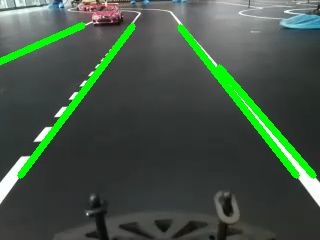
#> input picture Tests/4.jpg, 320 x 240 px, given in place of camera_view_3.jpg, which was not available
$ python hough_detection.py   (Python 2 division)
#> lines starting #> are read from the running program, lines starting #| are printed output that depends on the picture; pictures that were not available may be replaced by others from this repository, and a replacement may not be noted
#> further down, image is the input picture: shape (240, 320, 3); mean B, G, R 69.2, 84.2, 66.7
import cv2
import numpy as np

# [62 lines left out: functions make_coordinates, average_slope_intercept, not called in this run]


def pre_process(image):
    gray = cv2.cvtColor(image, cv2.COLOR_BGR2GRAY)
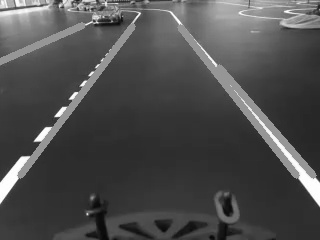
#> gray: shape (240, 320); min 6, max 255, mean 77.3
    # blur = cv2.GaussianBlur(gray,(3, 3), 0)
    bilateralBlurred = cv2.bilateralFilter(gray, 11, 21, 7)
    return bilateralBlurred

def canny(pre_proc):

    canny = cv2.Canny(pre_proc, 50, 150,L2gradient=True)
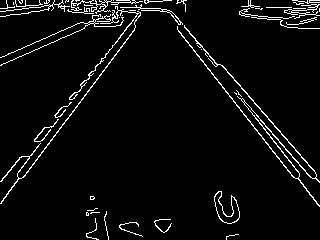
#> canny: shape (240, 320); 4.6% white in thin lines or dots
    return canny

# [101 lines left out: functions display_lines, region_of_interest, get_intersection_x, filter_lines_by_row, find_lanes, not called in this run]

image = cv2.imread("camera_view_3.jpg")
lane_image = np.copy(image)
pre_proc_img = pre_process(lane_image)
canny_image = canny(pre_proc_img)
# cropped_image = region_of_interest(canny_image)
height,width = canny_image.shape
#> height = 240; width = 320
print(width,height)
#| 320 240
cropped_image = canny_image
cv2.imshow('cropp',cropped_image)
cv2.waitKey(0)
raw_lines = cv2.HoughLinesP(cropped_image,rho = 1,theta = 1*np.pi/180,threshold = 30,minLineLength = 1,maxLineGap = 20)
#> raw_lines = 54 rows, first 6: [156, 1, 293, 177], [222, 65, 314, 170], [48, 8, 138, 11], [164, 0, 198, 43], [23, 177, 151, 8], [17, 174, 148, 0]
# averaged_lines = average_slope_intercept(lane_image, lines)
# line_image = display_lines(lane_image, averaged_lines)

# minLeftLine, minRightLine = find_lanes(lines,width,height)

if raw_lines is not None:
    for line in raw_lines:
        x1, y1, x2, y2 = line[0]
        if abs(y1-width//2):
            cv2.line(image, (x1, y1), (x2, y2), (0, 255, 0), 2)
#> this loop made 54 passes
#> (x1, y1, x2, y2) on passes 1 to 12: (156, 1, 293, 177), (222, 65, 314, 170), (48, 8, 138, 11), (164, 0, 198, 43), (23, 177, 151, 8), (17, 174, 148, 0), (234, 92, 298, 171), (18, 171, 147, 0), (251, 7, 319, 8), (97, 6, 160, 8), (238, 93, 312, 178), (22, 177, 155, 1)
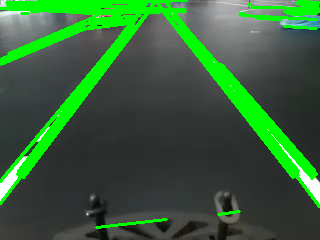
#> image: shape (240, 320, 3); mean B, G, R 57.6, 96.9, 55.3
# [24 lines of commented-out code are left out]
cv2.imshow('result',image)
cv2.waitKey(0)
# [33 lines of commented-out code are left out]

$ run again, on Tests/curve_hough.jpg
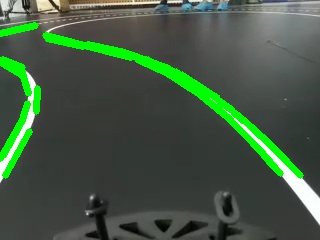
#> input picture Tests/curve_hough.jpg, 320 x 240 px, given in place of camera_view_3.jpg, which was not available
#> image is the input picture: shape (240, 320, 3); mean B, G, R 67.6, 88.2, 68.1
#> in canny, `canny = cv2.Canny(pre_proc, 50, 150,L2gradient=True)`:
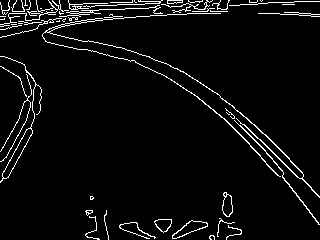
#> canny: shape (240, 320); 4.7% white in thin lines or dots
#| 320 240
#> raw_lines = 66 rows, first 6: [8, 16, 93, 12], [99, 9, 319, 1], [75, 21, 224, 11], [1, 6, 188, 0], [1, 9, 262, 0], [244, 124, 319, 196]
#> the loop `for line in raw_lines:` made 66 passes
#> after the loop `for line in raw_lines:`:
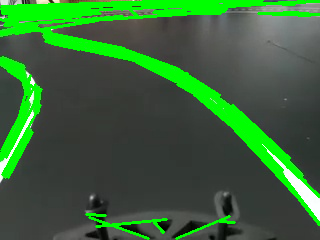
#> image: shape (240, 320, 3); mean B, G, R 57.2, 101.4, 57.3
